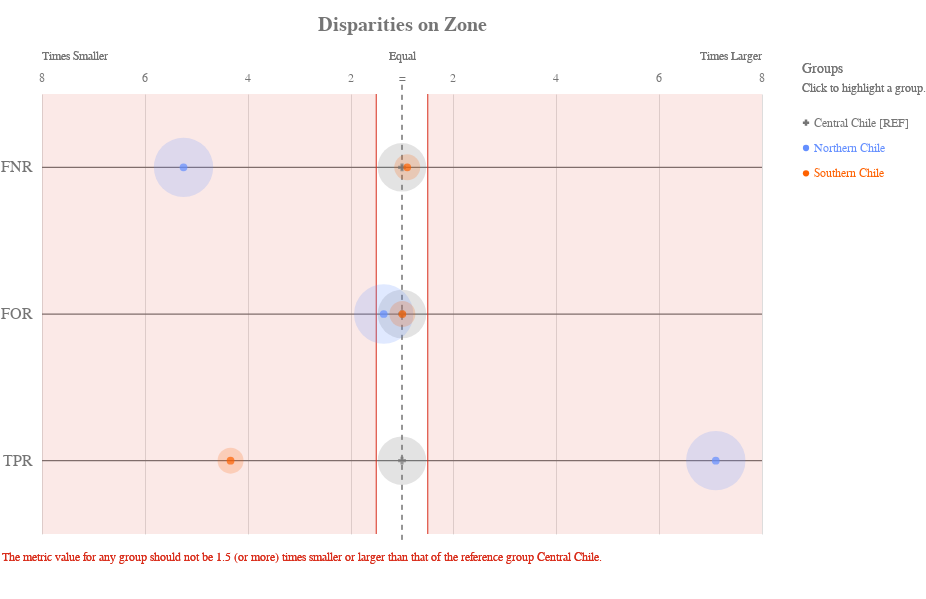

Notebook source saved alongside this figure:
### Code cell
ap.disparity(grupo_definido, metrics, 'zone', fairness_threshold = disparity_tolerance)

### Figure 1 — Vega-Lite specification as saved in the notebook (floating-point values rounded to 4 significant figures)
{"config": {"view": {"continuousWidth": 400, "continuousHeight": 300, "strokeWidth": 0}, "axisLeft": {"labelColor": "rgb(117,117,117)", "labelFont": "Arial", "labelFontSize": 16}, "title": {"align": "center", "baseline": "middle", "color": "rgb(117,117,117)", "font": "Arial", "fontSize": 20, "fontWeight": "bold"}}, "layer": [{"data": {"name": "data-f15912c8f678fce588e7fb88bca4b4b8"}, "mark": {"type": "rule", "stroke": "rgb(117,117,117)", "strokeWidth": 1.25, "tooltip": ""}, "encoding": {"x": {"type": "quantitative", "field": "x", "scale": {"domain": [-7, 7], "range": [40.0, 760.0]}}, "x2": {"field": "x2"}, "y": {"type": "nominal", "axis": {"domain": false, "labelAngle": 0, "labelPadding": -30, "orient": "left", "ticks": false, "title": ""}, "field": "metric", "scale": {"domain": ["FNR", "FOR", "TPR"], "range": [55.0, 495.0]}}}}, {"data": {"name": "data-79dd248bdaa0ea02c535240e8ad022c8"}, "mark": {"type": "rule", "stroke": "rgb(117,117,117)", "strokeDash": [5, 5], "strokeWidth": 1}, "encoding": {"tooltip": {"value": "Central Chile [REF]"}, "x": {"value": 400.0}, "y": {"value": 45.83}, "y2": {"value": 504.2}}}, {"data": {"name": "data-67c35836d71985e270af84b44c748567"}, "mark": {"type": "text", "align": "center", "color": "rgb(117,117,117)", "font": "Arial", "fontSize": 12, "fontWeight": "normal", "tooltip": ""}, "encoding": {"text": {"type": "nominal", "field": "label"}, "x": {"type": "quantitative", "field": "value", "scale": {"domain": [-7, 7], "range": [40.0, 760.0]}}, "y": {"value": 38.5}}}, {"layer": [{"mark": {"type": "text", "align": "left", "fill": "rgb(117,117,117)", "font": "Arial", "fontSize": 12, "fontWeight": "normal", "tooltip": ""}, "encoding": {"text": {"value": "Times Smaller"}, "x": {"value": 40.0}, "y": {"value": 16.5}}}, {"mark": {"type": "text", "align": "right", "fill": "rgb(117,117,117)", "font": "Arial", "fontSize": 12, "fontWeight": "normal", "tooltip": ""}, "encoding": {"text": {"value": "Times Larger"}, "x": {"value": 760.0}, "y": {"value": 16.5}}}, {"mark": {"type": "text", "align": "center", "fill": "rgb(117,117,117)", "font": "Arial", "fontSize": 12, "fontWeight": "normal", "tooltip": ""}, "encoding": {"text": {"value": "Equal"}, "x": {"value": 400.0}, "y": {"value": 16.5}}}], "data": {"name": "data-79dd248bdaa0ea02c535240e8ad022c8"}}, {"layer": [{"mark": {"type": "rule", "opacity": 0.8, "stroke": "rgb(217, 46, 28)", "strokeWidth": 1.25, "tooltip": ""}, "encoding": {"x": {"type": "quantitative", "field": "min", "scale": {"domain": [-7, 7], "range": [40.0, 760.0]}}, "y": {"value": 55.0}, "y2": {"value": 495.0}}}, {"mark": {"type": "rule", "opacity": 0.8, "stroke": "rgb(217, 46, 28)", "strokeWidth": 1.25, "tooltip": ""}, "encoding": {"x": {"type": "quantitative", "field": "max", "scale": {"domain": [-7, 7], "range": [40.0, 760.0]}}, "y": {"value": 55.0}, "y2": {"value": 495.0}}}, {"layer": [{"mark": {"type": "rect", "fill": "rgb(217, 46, 28)", "opacity": 0.1, "tooltip": ""}, "encoding": {"x": {"type": "quantitative", "field": "min", "scale": {"domain": [-7, 7], "range": [40.0, 760.0]}}, "x2": {"field": "lower_end"}, "y": {"value": 55.0}, "y2": {"value": 495.0}}}, {"mark": {"type": "rect", "fill": "rgb(217, 46, 28)", "opacity": 0.1, "tooltip": ""}, "encoding": {"x": {"type": "quantitative", "field": "max", "scale": {"domain": [-7, 7], "range": [40.0, 760.0]}}, "x2": {"field": "upper_end"}, "y": {"value": 55.0}, "y2": {"value": 495.0}}}]}, {"data": {"name": "data-79dd248bdaa0ea02c535240e8ad022c8"}, "mark": {"type": "text", "align": "left", "baseline": "top", "fill": "rgb(217, 46, 28)", "font": "Arial", "fontSize": 12, "fontWeight": "normal", "tooltip": ""}, "encoding": {"text": {"value": "The metric value for any group should not be 1.5 (or more) times smaller or larger than that of the reference group Central Chile."}, "x": {"value": 0}, "y": {"value": 513.3}}}], "data": {"name": "data-84fb95b41f57925e37edc888d8a8c760"}}, {"layer": [{"mark": "circle"}, {"data": {"name": "data-2bacbccfd968c5d54ed7c5f671491fa2"}, "mark": {"type": "circle", "opacity": 0.2}, "encoding": {"color": {"condition": {"type": "nominal", "field": "attribute_value", "legend": null, "scale": {"domain": ["Central Chile", "Northern Chile", "Southern Chile"], "range": ["rgb(117,117,117)", "rgb(100, 143, 255)", "rgb(254, 97, 0)", "rgb(220, 38, 127)", "rgb(255, 176, 0)", "rgb(120, 94, 240)"]}, "selection": "selector017"}, "value": "rgb(224,224,224)"}, "size": {"type": "quantitative", "field": "group_size", "legend": null, "scale": {"domain": [0, 3227.0], "range": [0, 4224.0]}}, "tooltip": [{"type": "nominal", "field": "attribute_value", "title": "Group"}, {"type": "nominal", "field": "tooltip_group_size", "title": "Group Size"}, {"type": "nominal", "field": "tooltip_disparity_explanation_fnr", "title": "Disparity"}, {"type": "quantitative", "field": "fnr", "format": ".2f", "title": "FNR"}], "x": {"type": "quantitative", "axis": {"domain": false, "labels": false, "ticks": false, "title": null, "values": [1, 3, 5, 7, -7, -5, -3, -1]}, "field": "fnr_disparity_scaled", "scale": {"domain": [-7, 7], "range": [40.0, 760.0]}}, "y": {"type": "nominal", "axis": {"domain": false, "grid": false, "labels": false, "ticks": false, "title": " "}, "field": "metric_variable", "scale": {"domain": ["FNR", "FOR", "TPR"], "range": [55.0, 495.0]}}}, "selection": {"selector019": {"type": "multi", "empty": "all", "fields": ["attribute_value"]}}, "transform": [{"calculate": "'FNR'", "as": "metric_variable"}]}, {"data": {"name": "data-2bacbccfd968c5d54ed7c5f671491fa2"}, "mark": {"type": "circle", "opacity": 0.2}, "encoding": {"color": {"condition": {"type": "nominal", "field": "attribute_value", "legend": null, "scale": {"domain": ["Central Chile", "Northern Chile", "Southern Chile"], "range": ["rgb(117,117,117)", "rgb(100, 143, 255)", "rgb(254, 97, 0)", "rgb(220, 38, 127)", "rgb(255, 176, 0)", "rgb(120, 94, 240)"]}, "selection": "selector017"}, "value": "rgb(224,224,224)"}, "size": {"type": "quantitative", "field": "group_size", "legend": null, "scale": {"domain": [0, 3227.0], "range": [0, 4224.0]}}, "tooltip": [{"type": "nominal", "field": "attribute_value", "title": "Group"}, {"type": "nominal", "field": "tooltip_group_size", "title": "Group Size"}, {"type": "nominal", "field": "tooltip_disparity_explanation_for", "title": "Disparity"}, {"type": "quantitative", "field": "for", "format": ".2f", "title": "FOR"}], "x": {"type": "quantitative", "axis": {"domain": false, "labels": false, "ticks": false, "title": null, "values": [1, 3, 5, 7, -7, -5, -3, -1]}, "field": "for_disparity_scaled", "scale": {"domain": [-7, 7], "range": [40.0, 760.0]}}, "y": {"type": "nominal", "axis": {"domain": false, "grid": false, "labels": false, "ticks": false, "title": " "}, "field": "metric_variable", "scale": {"domain": ["FNR", "FOR", "TPR"], "range": [55.0, 495.0]}}}, "selection": {"selector021": {"type": "multi", "empty": "all", "fields": ["attribute_value"]}}, "transform": [{"calculate": "'FOR'", "as": "metric_variable"}]}, {"data": {"name": "data-2bacbccfd968c5d54ed7c5f671491fa2"}, "mark": {"type": "circle", "opacity": 0.2}, "encoding": {"color": {"condition": {"type": "nominal", "field": "attribute_value", "legend": null, "scale": {"domain": ["Central Chile", "Northern Chile", "Southern Chile"], "range": ["rgb(117,117,117)", "rgb(100, 143, 255)", "rgb(254, 97, 0)", "rgb(220, 38, 127)", "rgb(255, 176, 0)", "rgb(120, 94, 240)"]}, "selection": "selector017"}, "value": "rgb(224,224,224)"}, "size": {"type": "quantitative", "field": "group_size", "legend": null, "scale": {"domain": [0, 3227.0], "range": [0, 4224.0]}}, "tooltip": [{"type": "nominal", "field": "attribute_value", "title": "Group"}, {"type": "nominal", "field": "tooltip_group_size", "title": "Group Size"}, {"type": "nominal", "field": "tooltip_disparity_explanation_tpr", "title": "Disparity"}, {"type": "quantitative", "field": "tpr", "format": ".2f", "title": "TPR"}], "x": {"type": "quantitative", "axis": {"domain": false, "labels": false, "ticks": false, "title": null, "values": [1, 3, 5, 7, -7, -5, -3, -1]}, "field": "tpr_disparity_scaled", "scale": {"domain": [-7, 7], "range": [40.0, 760.0]}}, "y": {"type": "nominal", "axis": {"domain": false, "grid": false, "labels": false, "ticks": false, "title": " "}, "field": "metric_variable", "scale": {"domain": ["FNR", "FOR", "TPR"], "range": [55.0, 495.0]}}}, "selection": {"selector023": {"type": "multi", "empty": "all", "fields": ["attribute_value"]}}, "transform": [{"calculate": "'TPR'", "as": "metric_variable"}]}, {"layer": [{"mark": "point"}, {"data": {"name": "data-2bacbccfd968c5d54ed7c5f671491fa2"}, "mark": {"type": "point", "filled": true, "size": 60}, "encoding": {"color": {"condition": {"type": "nominal", "field": "attribute_value", "legend": null, "scale": {"domain": ["Central Chile", "Northern Chile", "Southern Chile"], "range": ["rgb(117,117,117)", "rgb(100, 143, 255)", "rgb(254, 97, 0)", "rgb(220, 38, 127)", "rgb(255, 176, 0)", "rgb(120, 94, 240)"]}, "selection": "selector017"}, "value": "rgb(224,224,224)"}, "shape": {"type": "nominal", "field": "attribute_value", "legend": null, "scale": {"domain": ["Central Chile", "Northern Chile", "Southern Chile"], "range": ["cross", "circle", "circle"]}}, "tooltip": [{"type": "nominal", "field": "attribute_value", "title": "Group"}, {"type": "nominal", "field": "tooltip_group_size", "title": "Group Size"}, {"type": "nominal", "field": "tooltip_disparity_explanation_fnr", "title": "Disparity"}, {"type": "quantitative", "field": "fnr", "format": ".2f", "title": "FNR"}], "x": {"type": "quantitative", "axis": {"domain": false, "labels": false, "ticks": false, "title": null, "values": [1, 3, 5, 7, -7, -5, -3, -1]}, "field": "fnr_disparity_scaled", "scale": {"domain": [-7, 7], "range": [40.0, 760.0]}}, "y": {"type": "nominal", "axis": {"domain": false, "grid": false, "labels": false, "ticks": false, "title": " "}, "field": "metric_variable", "scale": {"domain": ["FNR", "FOR", "TPR"], "range": [55.0, 495.0]}}}, "selection": {"selector018": {"type": "multi", "empty": "all", "fields": ["attribute_value"]}}, "transform": [{"calculate": "'FNR'", "as": "metric_variable"}]}, {"data": {"name": "data-2bacbccfd968c5d54ed7c5f671491fa2"}, "mark": {"type": "point", "filled": true, "size": 60}, "encoding": {"color": {"condition": {"type": "nominal", "field": "attribute_value", "legend": null, "scale": {"domain": ["Central Chile", "Northern Chile", "Southern Chile"], "range": ["rgb(117,117,117)", "rgb(100, 143, 255)", "rgb(254, 97, 0)", "rgb(220, 38, 127)", "rgb(255, 176, 0)", "rgb(120, 94, 240)"]}, "selection": "selector017"}, "value": "rgb(224,224,224)"}, "shape": {"type": "nominal", "field": "attribute_value", "legend": null, "scale": {"domain": ["Central Chile", "Northern Chile", "Southern Chile"], "range": ["cross", "circle", "circle"]}}, "tooltip": [{"type": "nominal", "field": "attribute_value", "title": "Group"}, {"type": "nominal", "field": "tooltip_group_size", "title": "Group Size"}, {"type": "nominal", "field": "tooltip_disparity_explanation_for", "title": "Disparity"}, {"type": "quantitative", "field": "for", "format": ".2f", "title": "FOR"}], "x": {"type": "quantitative", "axis": {"domain": false, "labels": false, "ticks": false, "title": null, "values": [1, 3, 5, 7, -7, -5, -3, -1]}, "field": "for_disparity_scaled", "scale": {"domain": [-7, 7], "range": [40.0, 760.0]}}, "y": {"type": "nominal", "axis": {"domain": false, "grid": false, "labels": false, "ticks": false, "title": " "}, "field": "metric_variable", "scale": {"domain": ["FNR", "FOR", "TPR"], "range": [55.0, 495.0]}}}, "selection": {"selector020": {"type": "multi", "empty": "all", "fields": ["attribute_value"]}}, "transform": [{"calculate": "'FOR'", "as": "metric_variable"}]}, {"data": {"name": "data-2bacbccfd968c5d54ed7c5f671491fa2"}, "mark": {"type": "point", "filled": true, "size": 60}, "encoding": {"color": {"condition": {"type": "nominal", "field": "attribute_value", "legend": null, "scale": {"domain": ["Central Chile", "Northern Chile", "Southern Chile"], "range": ["rgb(117,117,117)", "rgb(100, 143, 255)", "rgb(254, 97, 0)", "rgb(220, 38, 127)", "rgb(255, 176, 0)", "rgb(120, 94, 240)"]}, "selection": "selector017"}, "value": "rgb(224,224,224)"}, "shape": {"type": "nominal", "field": "attribute_value", "legend": null, "scale": {"domain": ["Central Chile", "Northern Chile", "Southern Chile"], "range": ["cross", "circle", "circle"]}}, "tooltip": [{"type": "nominal", "field": "attribute_value", "title": "Group"}, {"type": "nominal", "field": "tooltip_group_size", "title": "Group Size"}, {"type": "nominal", "field": "tooltip_disparity_explanation_tpr", "title": "Disparity"}, {"type": "quantitative", "field": "tpr", "format": ".2f", "title": "TPR"}], "x": {"type": "quantitative", "axis": {"domain": false, "labels": false, "ticks": false, "title": null, "values": [1, 3, 5, 7, -7, -5, -3, -1]}, "field": "tpr_disparity_scaled", "scale": {"domain": [-7, 7], "range": [40.0, 760.0]}}, "y": {"type": "nominal", "axis": {"domain": false, "grid": false, "labels": false, "ticks": false, "title": " "}, "field": "metric_variable", "scale": {"domain": ["FNR", "FOR", "TPR"], "range": [55.0, 495.0]}}}, "selection": {"selector022": {"type": "multi", "empty": "all", "fields": ["attribute_value"]}}, "transform": [{"calculate": "'TPR'", "as": "metric_variable"}]}]}]}, {"layer": [{"mark": {"type": "point", "filled": true, "opacity": 1, "size": 39.48}, "encoding": {"color": {"condition": {"type": "nominal", "field": "attribute_value", "legend": null, "scale": {"domain": ["Central Chile", "Northern Chile", "Southern Chile"], "range": ["rgb(117,117,117)", "rgb(100, 143, 255)", "rgb(254, 97, 0)", "rgb(220, 38, 127)", "rgb(255, 176, 0)", "rgb(120, 94, 240)"]}, "selection": "selector017"}, "value": "rgb(224,224,224)"}, "shape": {"type": "nominal", "field": "attribute_value", "legend": null, "scale": {"domain": ["Central Chile", "Northern Chile", "Southern Chile"], "range": ["cross", "circle", "circle"]}}, "x": {"value": 804}, "y": {"type": "nominal", "axis": {"domain": false, "grid": false, "labels": false, "ticks": false, "title": " "}, "field": "attribute_value", "scale": {"domain": ["Central Chile", "Northern Chile", "Southern Chile"], "range": [71, 147]}}}, "selection": {"selector017": {"type": "multi", "empty": "all", "fields": ["attribute_value"]}}}, {"mark": {"type": "text", "align": "left", "baseline": "middle", "font": "Arial", "fontSize": 12, "fontWeight": "normal"}, "encoding": {"color": {"condition": {"type": "nominal", "field": "attribute_value", "legend": null, "scale": {"domain": ["Central Chile", "Northern Chile", "Southern Chile"], "range": ["rgb(117,117,117)", "rgb(100, 143, 255)", "rgb(254, 97, 0)", "rgb(220, 38, 127)", "rgb(255, 176, 0)", "rgb(120, 94, 240)"]}, "selection": "selector017"}, "value": "rgb(224,224,224)"}, "text": {"type": "nominal", "field": "label"}, "x": {"value": 812}, "y": {"type": "nominal", "axis": {"domain": false, "grid": false, "labels": false, "ticks": false, "title": " "}, "field": "attribute_value", "scale": {"domain": ["Central Chile", "Northern Chile", "Southern Chile"], "range": [71, 147]}}}, "selection": {"selector024": {"type": "multi", "empty": "all", "fields": ["attribute_value"]}}}, {"data": {"name": "data-79dd248bdaa0ea02c535240e8ad022c8"}, "mark": {"type": "text", "align": "left", "baseline": "middle", "color": "rgb(117,117,117)", "font": "Arial", "fontSize": 12, "fontWeight": "normal"}, "encoding": {"text": {"value": "Click to highlight a group."}, "x": {"value": 800}, "y": {"value": 49}}}, {"data": {"name": "data-79dd248bdaa0ea02c535240e8ad022c8"}, "mark": {"type": "text", "align": "left", "baseline": "middle", "color": "rgb(117,117,117)", "font": "Arial", "fontSize": 14, "fontWeight": "normal"}, "encoding": {"text": {"value": "Groups"}, "x": {"value": 800}, "y": {"value": 30}}}], "data": {"name": "data-0de9a04118b2294ee56b3c957fb6724a"}}], "height": 550, "padding": {"top": 15, "bottom": 10}, "resolve": {"scale": {"size": "independent", "y": "independent"}}, "title": "Disparities on Zone", "width": 800, "$schema": "https://vega.github.io/schema/vega-lite/v4.8.1.json", "datasets": {"data-f15912c8f678fce588e7fb88bca4b4b8": [{"metric": "FNR", "x": -7, "x2": 7}, {"metric": "FOR", "x": -7, "x2": 7}, {"metric": "TPR", "x": -7, "x2": 7}], "data-79dd248bdaa0ea02c535240e8ad022c8": [{"a": 1, "b": 0}, {"a": 1, "b": 0}], "data-67c35836d71985e270af84b44c748567": [{"value": 1, "label": 2}, {"value": 3, "label": 4}, {"value": 5, "label": 6}, {"value": 7, "label": 8}, {"value": -7, "label": 8}, {"value": -5, "label": 6}, {"value": -3, "label": 4}, {"value": -1, "label": 2}, {"value": 0, "label": "="}], "data-84fb95b41f57925e37edc888d8a8c760": [{"min": -0.5, "max": 0.5, "lower_end": -7, "upper_end": 7}], "data-2bacbccfd968c5d54ed7c5f671491fa2": [{"attribute_name": "zone", "attribute_value": "Central Chile", "group_size": 1803, "total_entities": 5007, "fnr": 0.8829, "for": 0.3504, "tpr": 0.1171, "fnr_disparity": 1.0, "for_disparity": 1.0, "tpr_disparity": 1.0, "fnr_disparity_scaled": 0.0, "for_disparity_scaled": 0.0, "tpr_disparity_scaled": 0.0, "tooltip_group_size": "1,803 (36.01%)", "tooltip_disparity_explanation_fnr": "Reference group", "tooltip_disparity_explanation_for": "Reference group", "tooltip_disparity_explanation_tpr": "Reference group"}, {"attribute_name": "zone", "attribute_value": "Northern Chile", "group_size": 2689, "total_entities": 5007, "fnr": 0.1682, "for": 0.2585, "tpr": 0.8318, "fnr_disparity": 0.1905, "for_disparity": 0.7377, "tpr_disparity": 7.101, "fnr_disparity_scaled": -4.248, "for_disparity_scaled": -0.3556, "tpr_disparity_scaled": 6.101, "tooltip_group_size": "2,689 (53.70%)", "tooltip_disparity_explanation_fnr": "5.25 times smaller FNR than the reference group", "tooltip_disparity_explanation_for": "1.36 times smaller FOR than the reference group", "tooltip_disparity_explanation_tpr": "7.10 times larger TPR than the reference group"}, {"attribute_name": "zone", "attribute_value": "Southern Chile", "group_size": 515, "total_entities": 5007, "fnr": 0.973, "for": 0.3529, "tpr": 0.02703, "fnr_disparity": 1.102, "for_disparity": 1.007, "tpr_disparity": 0.2307, "fnr_disparity_scaled": 0.1021, "for_disparity_scaled": 0.007316, "tpr_disparity_scaled": -3.334, "tooltip_group_size": "515 (10.29%)", "tooltip_disparity_explanation_fnr": "1.10 times larger FNR than the reference group", "tooltip_disparity_explanation_for": "1.01 times larger FOR than the reference group", "tooltip_disparity_explanation_tpr": "4.33 times smaller TPR than the reference group"}], "data-0de9a04118b2294ee56b3c957fb6724a": [{"attribute_value": "Central Chile", "label": "Central Chile [REF]"}, {"attribute_value": "Northern Chile", "label": "Northern Chile"}, {"attribute_value": "Southern Chile", "label": "Southern Chile"}]}}
